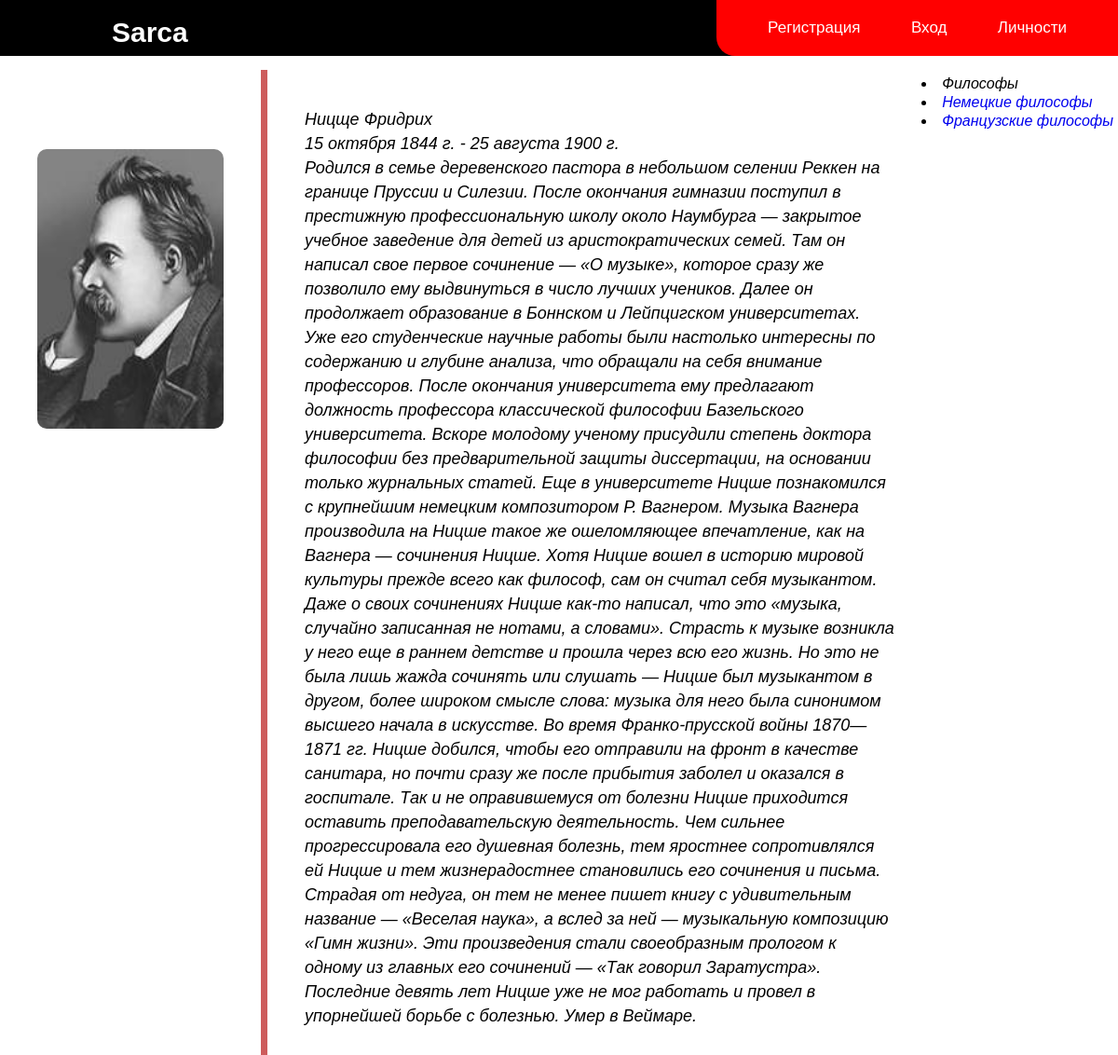
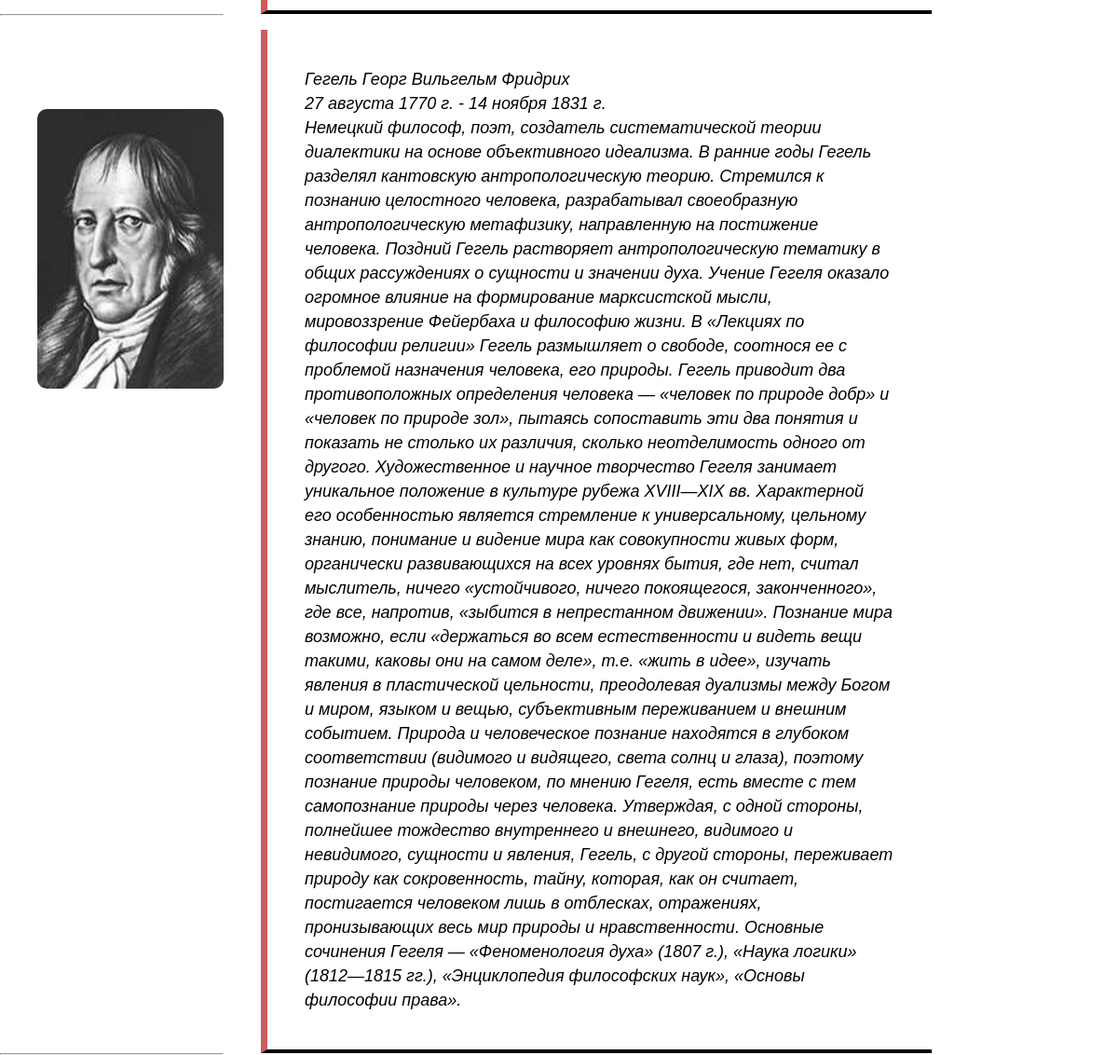
Page /category/1 on the committed database (2 pictures, top to bottom).
### Philosophy/models.py (models this page shows, shortened)
class category(models.Model):
    name = models.CharField(max_length=255, db_index=True, verbose_name='Категория')
    def get_absolute_url(self):
        return reverse('category', kwargs={'category_id': self.pk})
    class Meta:
        verbose_name = 'Категория'
        verbose_name_plural = 'Категорий'

class Individuals(models.Model):
    name = models.CharField(max_length=100, verbose_name='Имя философа')
    surname = models.CharField(max_length=100, verbose_name='Фамилия философа')
    biography = models.TextField(verbose_name='Биография')
    photo = models.ImageField(verbose_name='Фото',null = True)
    birth_time = models.DateField(verbose_name='День рождения')
    death_time = models.DateField(verbose_name='День смерти')
    category= models.ForeignKey('category', on_delete=models.PROTECT, verbose_name='Категория')
    class Meta:
        verbose_name = 'Личность'
        verbose_name_plural = 'Личности'

### Philosophy/views.py (the view)
def show_category(request, category_id):
    posts = Individuals.objects.filter(category_id=category_id)
    cat = category.objects.all()
    context = {
        'posts': posts,
        'cat': cat,
        'title': 'Category',
        'cat_selected': 0,
    }
    return render(request, 'Philosophy/Individuals.html', context=context)

### templates/Philosophy/Individuals.html
{% extends 'Philosophy/base.html' %}
{% block Content %}
                <div class = 'individ-category'>
                        {% if cat_selected == 0 %}
                            <li>
                                 <a > Философы </a>
                             </li>
                            {% else %}
                             <a href = "{% url 'individuals' %}"> Философы </a>
                        {% endif %}
                        {% for category in cat %}
                            {% if category.pk == cat_selected %}
                                <li>{{ category.name }}</li>
                            {% else %}
                                <li>
                                    <a href="{{ category.get_absolute_url }}" >{{ category.name }}</a>
                                </li>
                            {% endif %}
                        {% endfor %}
                </div>
            {% for individ in posts%}
                <div class = "individ-block">
                 <div class = 'image-container'>
                     <img src="{{individ.photo.url}} " alt="Individual" class="individ-photo">
                 </div>
                 <div class="container-individ">
                        <p>{{ individ.name }} {{ individ.surname }}</p>
                        <p>{{ individ.birth_time }} - {{ individ.death_time }}</p>
                        <p>{{ individ.biography }}</p>
                 </div>
                <hr>
                </div>
            {% endfor %}
{% endblock Content %}

### Philosophy/static/css/styles.css (style rules this page uses)
* { padding: 0; margin: 0; font-family:"Arial"; }
.individ-block { display: grid; grid-template-areas: 200px 1fr 300px; grid-column-gap: 20px; }
.container-individ { grid-column-start: 1; grid-column-end:2; margin-left: 20px; margin-right: 200px; margin-top:15px ; padding: 40px; border-left: 7px solid indianred; border-bottom: 4px solid black; font-style: italic; line-height: 26px; font-weight: normal; font-size: 18px; }
.image-container { grid-column-start: 0; grid-column-end: 1; margin-left: 40px; margin-top:100px }
.individ-photo { width: 200px; height: 300px; border-radius: 10px; }
.individ-category { position:absolute; right: 0; top:80px; margin-right: 5px; font-style: italic; line-height: 20px; font-weight: normal; font-size: 16px; }
.individ-category li a { text-decoration: none; }

### rows in the picture
category: name "Немецкие философы"
category: name "Французские философы"
Individuals: photo (picture), name "Ницще", surname "Фридрих", birth_time "15 октября 1844 г.", death_time "25 августа 1900 г.", biography "Родился в семье деревенского пастора в небольшом селении Реккен на границе Пруссии и Силезии. После окончания гимназии поступил в престижную профессиональную школу около Наумбурга — закрытое учебное заведение для детей из аристократических семей. Там он написал свое первое сочинение — «О музыке», которое сразу же позволило ему выдвинуться в число лучших учеников. Далее он продолжает образование в Боннском и Лейпцигском университетах. Уже его студенческие научные работы были настолько интересны по содержанию и глубине анализа, что обращали на себя внимание профессоров. После окончания университета ему предлагают должность профессора классической философии Базельского университета. Вскоре…"
Individuals: photo (picture), name "Гегель", surname "Георг Вильгельм Фридрих", birth_time "27 августа 1770 г.", death_time "14 ноября 1831 г.", biography "Немецкий философ, поэт, создатель систематической теории диалектики на основе объективного идеализма. В ранние годы Гегель разделял кантовскую антропологическую теорию. Стремился к познанию целостного человека, разрабатывал своеобразную антропологическую метафизику, направленную на постижение человека. Поздний Гегель растворяет антропологическую тематику в общих рассуждениях о сущности и значении духа. Учение Гегеля оказало огромное влияние на формирование марксистской мысли, мировоззрение Фейербаха и философию жизни. В «Лекциях по философии религии» Гегель размышляет о свободе, соотнося ее с проблемой назначения человека, его природы. Гегель приводит два противоположных определения…"
